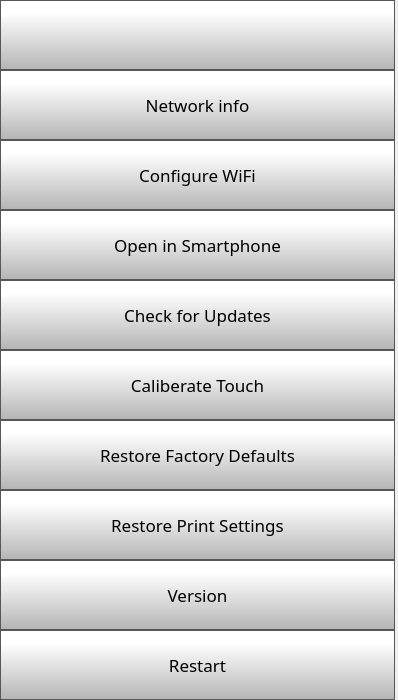
      <widget class="QWidget" name="scrollAreaWidgetContents">
       <property name="geometry">
        <rect>
         <x>0</x>
         <y>0</y>
         <width>398</width>
         <height>700</height>
        </rect>
       </property>
       <layout class="QVBoxLayout" name="verticalLayout">
        <property name="spacing">
         <number>0</number>
        </property>
        <property name="leftMargin">
         <number>0</number>
        </property>
        <property name="topMargin">
         <number>0</number>
        </property>
        <property name="rightMargin">
         <number>3</number>
        </property>
        <property name="bottomMargin">
         <number>0</number>
        </property>
        <item>
         <widget class="QPushButton" name="settingsBackButton">
          <property name="minimumSize">
           <size>
            <width>0</width>
            <height>70</height>
           </size>
          </property>
          <property name="font">
           <font>
            <family>Gotham Light</family>
            <pointsize>9</pointsize>
           </font>
          </property>
          <property name="styleSheet">
           <string notr="true">QPushButton {
     border: 1px solid rgb(87, 87, 87);
	background-color: qlineargradient(spread:pad, x1:0, y1:1, x2:0, y2:0.188, stop:0 rgba(180, 180, 180, 255), stop:1 rgba(255, 255, 255, 255));


}

QPushButton:pressed {
    background-color: qlineargradient(x1: 0, y1: 0, x2: 0, y2: 1,
                                      stop: 0 #dadbde, stop: 1 #f6f7fa);
}

QPushButton:flat {
    border: none; /* no border for a flat push button */
}

QPushButton:default {
    border-color: navy; /* make the default button prominent */
}</string>
          </property>
          <property name="text">
           <string/>
          </property>
          <property name="icon">
           <iconset>
            <normaloff>templates/img/arrows-4.png</normaloff>templates/img/arrows-4.png</iconset>
          </property>
          <property name="iconSize">
           <size>
            <width>50</width>
            <height>50</height>
           </size>
          </property>
          <property name="checkable">
           <bool>false</bool>
          </property>
          <property name="autoDefault">
           <bool>false</bool>
          </property>
          <property name="default">
           <bool>false</bool>
          </property>
          <property name="flat">
           <bool>false</bool>
          </property>
         </widget>
        </item>
        <item>
         <widget class="QPushButton" name="networkInfoButton">
          <property name="minimumSize">
           <size>
            <width>0</width>
            <height>70</height>
           </size>
          </property>
          <property name="font">
           <font>
            <family>Gotham</family>
            <pointsize>13</pointsize>
           </font>
          </property>
          <property name="styleSheet">
           <string notr="true">QPushButton {
     border: 1px solid rgb(87, 87, 87);
	background-color: qlineargradient(spread:pad, x1:0, y1:1, x2:0, y2:0.188, stop:0 rgba(180, 180, 180, 255), stop:1 rgba(255, 255, 255, 255));


}

QPushButton:pressed {
    background-color: qlineargradient(x1: 0, y1: 0, x2: 0, y2: 1,
                                      stop: 0 #dadbde, stop: 1 #f6f7fa);
}

QPushButton:flat {
    border: none; /* no border for a flat push button */
}

QPushButton:default {
    border-color: navy; /* make the default button prominent */
}

QPushButton:focus {
	outline: none;
}</string>
          </property>
          <property name="text">
           <string>Network info</string>
          </property>
          <property name="iconSize">
           <size>
            <width>40</width>
            <height>40</height>
           </size>
          </property>
         </widget>
        </item>
        <item>
         <widget class="QPushButton" name="configureWifiButton">
          <property name="minimumSize">
           <size>
            <width>0</width>
            <height>70</height>
           </size>
          </property>
          <property name="font">
           <font>
            <family>Gotham</family>
            <pointsize>13</pointsize>
           </font>
          </property>
          <property name="styleSheet">
           <string notr="true">QPushButton {
     border: 1px solid rgb(87, 87, 87);
	background-color: qlineargradient(spread:pad, x1:0, y1:1, x2:0, y2:0.188, stop:0 rgba(180, 180, 180, 255), stop:1 rgba(255, 255, 255, 255));


}

QPushButton:pressed {
    background-color: qlineargradient(x1: 0, y1: 0, x2: 0, y2: 1,
                                      stop: 0 #dadbde, stop: 1 #f6f7fa);
}

QPushButton:flat {
    border: none; /* no border for a flat push button */
}

QPushButton:default {
    border-color: navy; /* make the default button prominent */
}

QPushButton:focus {
	outline: none;
}</string>
          </property>
          <property name="text">
           <string>Configure WiFi</string>
          </property>
          <property name="iconSize">
           <size>
            <width>40</width>
            <height>40</height>
           </size>
          </property>
         </widget>
        </item>
        <item>
         <widget class="QPushButton" name="pairPhoneButton">
          <property name="minimumSize">
           <size>
            <width>0</width>
            <height>70</height>
           </size>
          </property>
          <property name="font">
           <font>
            <family>Gotham</family>
            <pointsize>13</pointsize>
           </font>
          </property>
          <property name="styleSheet">
           <string notr="true">QPushButton {
     border: 1px solid rgb(87, 87, 87);
	background-color: qlineargradient(spread:pad, x1:0, y1:1, x2:0, y2:0.188, stop:0 rgba(180, 180, 180, 255), stop:1 rgba(255, 255, 255, 255));


}

QPushButton:pressed {
    background-color: qlineargradient(x1: 0, y1: 0, x2: 0, y2: 1,
                                      stop: 0 #dadbde, stop: 1 #f6f7fa);
}

QPushButton:flat {
    border: none; /* no border for a flat push button */
}

QPushButton:default {
    border-color: navy; /* make the default button prominent */
}

QPushButton:focus {
	outline: none;
}</string>
          </property>
          <property name="text">
           <string>Open in Smartphone</string>
          </property>
          <property name="iconSize">
           <size>
            <width>40</width>
            <height>40</height>
           </size>
          </property>
         </widget>
        </item>
        <item>
         <widget class="QPushButton" name="OTAButton">
          <property name="minimumSize">
           <size>
            <width>0</width>
            <height>70</height>
           </size>
          </property>
          <property name="font">
           <font>
            <family>Gotham</family>
            <pointsize>13</pointsize>
           </font>
          </property>
          <property name="styleSheet">
           <string notr="true">QPushButton {
     border: 1px solid rgb(87, 87, 87);
	background-color: qlineargradient(spread:pad, x1:0, y1:1, x2:0, y2:0.188, stop:0 rgba(180, 180, 180, 255), stop:1 rgba(255, 255, 255, 255));


}

QPushButton:pressed {
    background-color: qlineargradient(x1: 0, y1: 0, x2: 0, y2: 1,
                                      stop: 0 #dadbde, stop: 1 #f6f7fa);
}

QPushButton:flat {
    border: none; /* no border for a flat push button */
}

QPushButton:default {
    border-color: navy; /* make the default button prominent */
}

QPushButton:focus {
	outline: none;
}</string>
          </property>
          <property name="text">
           <string>Check for Updates</string>
          </property>
          <property name="iconSize">
           <size>
            <width>40</width>
            <height>40</height>
           </size>
          </property>
         </widget>
        </item>
        <item>
         <widget class="QPushButton" name="caliberateTouch">
          <property name="minimumSize">
           <size>
            <width>0</width>
            <height>70</height>
           </size>
          </property>
          <property name="font">
           <font>
            <family>Gotham</family>
            <pointsize>13</pointsize>
           </font>
          </property>
          <property name="styleSheet">
           <string notr="true">QPushButton {
     border: 1px solid rgb(87, 87, 87);
	background-color: qlineargradient(spread:pad, x1:0, y1:1, x2:0, y2:0.188, stop:0 rgba(180, 180, 180, 255), stop:1 rgba(255, 255, 255, 255));


}

QPushButton:pressed {
    background-color: qlineargradient(x1: 0, y1: 0, x2: 0, y2: 1,
                                      stop: 0 #dadbde, stop: 1 #f6f7fa);
}

QPushButton:flat {
    border: none; /* no border for a flat push button */
}

QPushButton:default {
    border-color: navy; /* make the default button prominent */
}

QPushButton:focus {
	outline: none;
}</string>
          </property>
          <property name="text">
           <string>Caliberate Touch</string>
          </property>
          <property name="iconSize">
           <size>
            <width>40</width>
            <height>40</height>
           </size>
          </property>
         </widget>
        </item>
        <item>
         <widget class="QPushButton" name="restoreFactoryDefaultsButton">
          <property name="minimumSize">
           <size>
            <width>0</width>
            <height>70</height>
           </size>
          </property>
          <property name="font">
           <font>
            <family>Gotham</family>
            <pointsize>13</pointsize>
           </font>
          </property>
          <property name="styleSheet">
           <string notr="true">QPushButton {
     border: 1px solid rgb(87, 87, 87);
	background-color: qlineargradient(spread:pad, x1:0, y1:1, x2:0, y2:0.188, stop:0 rgba(180, 180, 180, 255), stop:1 rgba(255, 255, 255, 255));


}

QPushButton:pressed {
    background-color: qlineargradient(x1: 0, y1: 0, x2: 0, y2: 1,
                                      stop: 0 #dadbde, stop: 1 #f6f7fa);
}

QPushButton:flat {
    border: none; /* no border for a flat push button */
}

QPushButton:default {
    border-color: navy; /* make the default button prominent */
}

QPushButton:focus {
	outline: none;
}</string>
          </property>
          <property name="text">
           <string>Restore Factory Defaults</string>
          </property>
          <property name="iconSize">
           <size>
            <width>40</width>
            <height>40</height>
           </size>
          </property>
         </widget>
        </item>
        <item>
         <widget class="QPushButton" name="restorePrintSettingsButton">
          <property name="minimumSize">
           <size>
            <width>0</width>
            <height>70</height>
           </size>
          </property>
          <property name="font">
           <font>
            <family>Gotham</family>
            <pointsize>13</pointsize>
           </font>
          </property>
          <property name="styleSheet">
           <string notr="true">QPushButton {
     border: 1px solid rgb(87, 87, 87);
	background-color: qlineargradient(spread:pad, x1:0, y1:1, x2:0, y2:0.188, stop:0 rgba(180, 180, 180, 255), stop:1 rgba(255, 255, 255, 255));


}

QPushButton:pressed {
    background-color: qlineargradient(x1: 0, y1: 0, x2: 0, y2: 1,
                                      stop: 0 #dadbde, stop: 1 #f6f7fa);
}

QPushButton:flat {
    border: none; /* no border for a flat push button */
}

QPushButton:default {
    border-color: navy; /* make the default button prominent */
}

QPushButton:focus {
	outline: none;
}</string>
          </property>
          <property name="text">
           <string>Restore Print Settings</string>
          </property>
          <property name="iconSize">
           <size>
            <width>40</width>
            <height>40</height>
           </size>
          </property>
         </widget>
        </item>
        <item>
         <widget class="QPushButton" name="versionButton">
          <property name="minimumSize">
           <size>
            <width>0</width>
            <height>70</height>
           </size>
          </property>
          <property name="font">
           <font>
            <family>Gotham</family>
            <pointsize>13</pointsize>
           </font>
          </property>
          <property name="styleSheet">
           <string notr="true">QPushButton {
     border: 1px solid rgb(87, 87, 87);
	background-color: qlineargradient(spread:pad, x1:0, y1:1, x2:0, y2:0.188, stop:0 rgba(180, 180, 180, 255), stop:1 rgba(255, 255, 255, 255));


}

QPushButton:pressed {
    background-color: qlineargradient(x1: 0, y1: 0, x2: 0, y2: 1,
                                      stop: 0 #dadbde, stop: 1 #f6f7fa);
}

QPushButton:flat {
    border: none; /* no border for a flat push button */
}

QPushButton:default {
    border-color: navy; /* make the default button prominent */
}

QPushButton:focus {
	outline: none;
}</string>
          </property>
          <property name="text">
           <string>Version</string>
          </property>
          <property name="iconSize">
           <size>
            <width>40</width>
            <height>40</height>
           </size>
          </property>
         </widget>
        </item>
        <item>
         <widget class="QPushButton" name="restartButton">
          <property name="minimumSize">
           <size>
            <width>0</width>
            <height>70</height>
           </size>
          </property>
          <property name="font">
           <font>
            <family>Gotham</family>
            <pointsize>13</pointsize>
           </font>
          </property>
          <property name="styleSheet">
           <string notr="true">QPushButton {
     border: 1px solid rgb(87, 87, 87);
	background-color: qlineargradient(spread:pad, x1:0, y1:1, x2:0, y2:0.188, stop:0 rgba(180, 180, 180, 255), stop:1 rgba(255, 255, 255, 255));


}

QPushButton:pressed {
    background-color: qlineargradient(x1: 0, y1: 0, x2: 0, y2: 1,
                                      stop: 0 #dadbde, stop: 1 #f6f7fa);
}

QPushButton:flat {
    border: none; /* no border for a flat push button */
}

QPushButton:default {
    border-color: navy; /* make the default button prominent */
}

QPushButton:focus {
	outline: none;
}</string>
          </property>
          <property name="text">
           <string>Restart</string>
          </property>
          <property name="iconSize">
           <size>
            <width>40</width>
            <height>40</height>
           </size>
          </property>
         </widget>
        </item>
       </layout>
      </widget>
